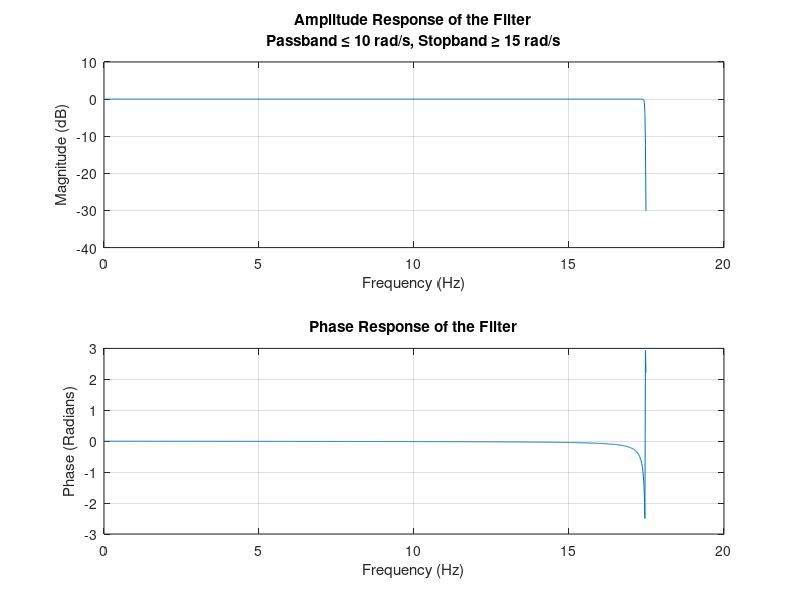

Write MATLAB code to recreate this figure.
% Given specifications:
G_p = 0.785; % Passband gain
G_s = 0.2818; % Stopband gain

% Analog frequencies (rad/s):
omega_h = 35; % Highest frequency to be processed
omega_p = 10; % Passband frequency
omega_s = 15; % Stopband frequency

T = 1 / (omega_h / pi);

f_s = omega_h;  % Assume highest frequency corresponds to sampling rate

% Pre-warp the frequencies for bilinear transform
Omega_p = (2 / T) * tan((omega_p * T) / 2);
Omega_s = (2 / T) * tan((omega_s * T) / 2);



% Convert dB specifications
Rp = 2;  % Passband ripple in dB
Rs = 11; % Stopband attenuation in dB

[n, Wn] = buttord(Omega_p , Omega_s, Rp, Rs, 's');

[B, A] = butter(n, Wn, 's');

[bz, az] = bilinear(B, A, f_s);

fs = f_s;

% Plot the amplitude and phase response of the filter
[H, w] = freqz(bz, az, 1024, fs);
figure;
subplot(2,1,1);
plot(w, 20*log10(abs(H)));
title(sprintf('Amplitude Response of the Filter\nPassband ≤ %d rad/s, Stopband ≥ %d rad/s', omega_p, omega_s));
xlabel('Frequency (Hz)');
ylabel('Magnitude (dB)');
grid on;

subplot(2,1,2);
plot(w, angle(H));
title('Phase Response of the Filter');
xlabel('Frequency (Hz)');
ylabel('Phase (Radians)');
grid on;